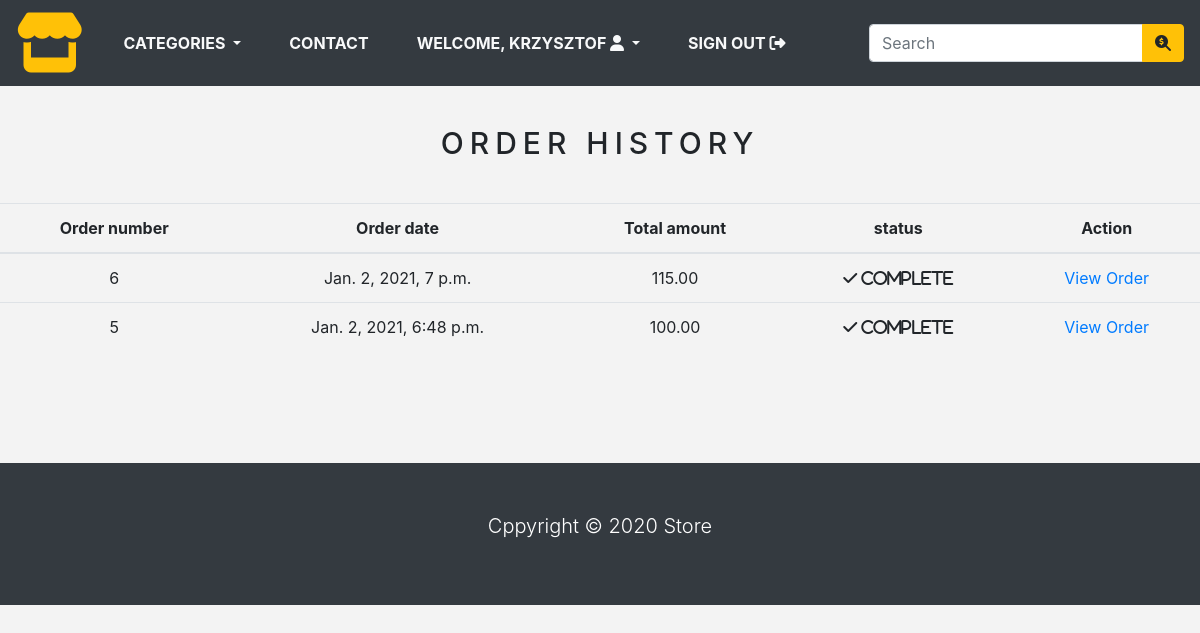
/order_history/ (signed in), run on the app's committed database.
### store/models.py (models this page shows, shortened)
class Order(models.Model):
    token = models.CharField(max_length=250, blank=True)
    total = models.DecimalField(max_digits=10, decimal_places=2, verbose_name='USD order total')
    emailAddress = models.EmailField(max_length=250, blank=True, verbose_name='Email address')
    created = models.DateTimeField(auto_now_add=True)
    billingName = models.CharField(max_length=250, blank=True)
    billingAddress1 = models.CharField(max_length=250, blank=True)
    billingCity = models.CharField(max_length=250, blank=True)
    billingPostcode = models.CharField(max_length=250, blank=True)
    billingCountry = models.CharField(max_length=250, blank=True)
    shippingName = models.CharField(max_length=250, blank=True)
    shippingAddress1 = models.CharField(max_length=250, blank=True)
    shippingCity = models.CharField(max_length=250, blank=True)
    shippingPostcode = models.CharField(max_length=250, blank=True)
    shippingCountry = models.CharField(max_length=250, blank=True)
    class Meta:
        db_table = 'Order'
        ordering = ['-created']

### store/views.py (the view)
# urls.py: path('order_history/', views.orderHistory, name='order_history'),
@login_required(redirect_field_name='next', login_url='signin')
def orderHistory(request):
    if request.user.is_authenticated:
        email = str(request.user.email)
        order_details = Order.objects.filter(emailAddress=email)
        return render(request, 'order_list.html', {'order_details': order_details})

### store/context_processors.py (called while the page is built)
def counter(request):
    item_count = 0
    if 'admin' in request.path:
        return {}
    else:
        try:
            cart = Cart.objects.filter(cart_id=_cart_id(request))
            cart_items = CartItem.objects.all().filter(cart=cart[:1])
            for cart_item in cart_items:
                item_count += cart_item.quantity
        except Cart.DoesNotExist:
            item_count = 0
    return dict(item_count=item_count)

def menu_links(request):
    links = Category.objects.all()
    return dict(links=links)

### store/models.py (called while the page is built)
    def get_url(self):
        return reverse('products_by_category', args=[self.slug])

### store/views.py (called while the page is built)
def _cart_id(request):
    cart = request.session.session_key
    if not cart:
        cart = request.session.create()
    return cart

### templates/order_list.html (shortened to what this page needs)
{% extends 'base.html' %}
{% load static %}
{% block content %}
    <div class="text-center">
    <br>
    <h1 class="text-center product_title">
        Order history
    </h1>
    <br>
    {% if order_details %}
        <table class="table table-strtipped">
            <thead>
            <tr>
                <th>Order number</th>
                <th>Order date</th>
                <th>Total amount</th>
                <th>status</th>
                <th>Action</th>
            </tr>
            </thead>
            <tbody>
                {% for order in order_details %}
                <tr>
                    <td>{{ order.id }}</td>
                    <td>{{ order.created}}</td>
                    <td>{{ order.total }}</td>
                    <td><i class="fas fa-check">&nbsp;Complete</i></td>
                    <td><a href="{% url 'order_detail' order.id %}">View Order</a></td>
                </tr>
            {% endfor %}
            </tbody>
        </table>
    {% else %}
    <p> You have not placed any orders yet.</p>
    <br><br>
    <a class="btn btn-secondary" href="{% url 'home' %}">Continue shopping</a>
    </div>
    {% endif %}
    <br>
    <br>
{% endblock %}

### templates/nav_bar.html (shortened to what this page needs)
<!DOCTYPE html>
<html lang="en">
   <nav class="navbar navbar-expand-md navbar-light bg-dark">
        <a href="{% url 'home' %}" class="navbar-brand"><i class="fas fa-store text-warning fa-3x"></i></a>
        <div class="collapse navbar-collapse justify-content-between" id="nav">
        <ul class="navbar-nav">
            <li class="nav-item dropfown"><a class="nav-link text-light text-uppercase font-weight-bold px-4 dropdown-toggle"
                                    href="" data-toggle="dropdown" >Categories </a>
            </li>
            <li class="nav-item"><a class="nav-link text-light text-uppercase font-weight-bold px-4" href="{% url 'contact' %}" >Contact  </a> </li>
            {% if request.user.is_authenticated and request.user.first_name %}
                <li class="nav-item dropdown">
                     <a class="nav-link text-light text-uppercase font-weight-bold px-4 dropdown-toggle" data-toggle="dropdown">
                         Welcome, {{ request.user.first_name }} <i class="fas fa-user circle"></i>
                     </a>
                </li>
            <li class="nav-item">
                     <a class="nav-link text-light text-uppercase font-weight-bold px-4" href="{%  url 'signout' %}" >
                         Sign Out <i class="fas fa-sign-out-alt"></i>
                     </a>
            </li>
            {% endif %}
        </ul>
        <form class="form-inline ml-4" action="{% url 'search' %}", method="GET">
            <div class="input-group">
                <input type="text" name="title" class="form-control" placeholder="Search">
                <div class="input-group-append">
                <button type="submit" class="btn btn-warning" ><i class="fas fa-search-dollar"></i></button>
                </div>
            </div>
        </form>
        </div>
    </nav>

### store/static/css/base.css (style rules this page uses)
body { background: #f3f3f3; }
.product_title { font-size: 30px; text-transform: uppercase; letter-spacing: .2em; padding-top: 15px; padding-bottom: 10px; }

### data on the page
Order: id "6", created "Jan. 2, 2021, 7 p.m.", total "115.00"
Order: id "5", created "Jan. 2, 2021, 6:48 p.m.", total "100.00"

### other printed values
{{ request.user.first_name }} "KRZYSZTOF"
